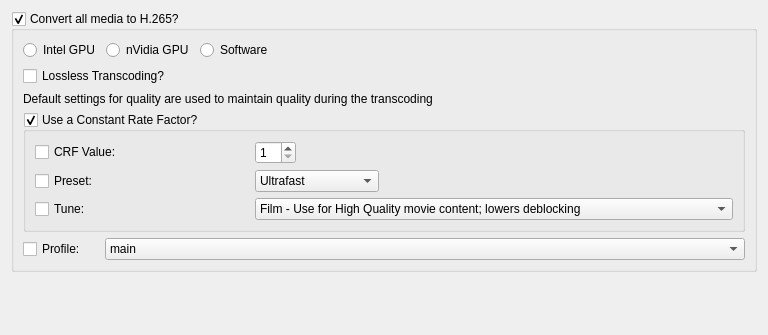
<?xml version="1.0" encoding="UTF-8"?>
<ui version="4.0">
 <class>NMediaManager::NPreferences::NUi::CMakeMKVSettings</class>
 <widget class="QWidget" name="NMediaManager::NPreferences::NUi::CMakeMKVSettings">
  <property name="geometry">
   <rect>
    <x>0</x>
    <y>0</y>
    <width>768</width>
    <height>335</height>
   </rect>
  </property>
  <property name="windowTitle">
   <string>Form</string>
  </property>
  <layout class="QVBoxLayout" name="verticalLayout">
   <item>
    <widget class="QGroupBox" name="convertToH265">
     <property name="title">
      <string>Convert all media to H.265?</string>
     </property>
     <property name="checkable">
      <bool>true</bool>
     </property>
     <layout class="QGridLayout" name="gridLayout">
      <item row="1" column="0">
       <widget class="QRadioButton" name="intelGPUTranscode">
        <property name="text">
         <string>Intel GPU</string>
        </property>
       </widget>
      </item>
      <item row="1" column="2">
       <widget class="QRadioButton" name="softwareTranscode">
        <property name="text">
         <string>Software</string>
        </property>
       </widget>
      </item>
      <item row="1" column="3">
       <spacer name="horizontalSpacer_2">
        <property name="orientation">
         <enum>Qt::Horizontal</enum>
        </property>
        <property name="sizeHint" stdset="0">
         <size>
          <width>255</width>
          <height>20</height>
         </size>
        </property>
       </spacer>
      </item>
      <item row="3" column="0" colspan="4">
       <widget class="QLabel" name="label_7">
        <property name="text">
         <string>Default settings for quality are used to maintain quality during the transcoding</string>
        </property>
       </widget>
      </item>
      <item row="1" column="1">
       <widget class="QRadioButton" name="nvidiaGPUTranscode">
        <property name="text">
         <string>nVidia GPU</string>
        </property>
       </widget>
      </item>
      <item row="5" column="0" colspan="4">
       <layout class="QHBoxLayout" name="horizontalLayout">
        <item>
         <widget class="QCheckBox" name="useProfile">
          <property name="sizePolicy">
           <sizepolicy hsizetype="Maximum" vsizetype="Fixed">
            <horstretch>0</horstretch>
            <verstretch>0</verstretch>
           </sizepolicy>
          </property>
          <property name="text">
           <string>Profile:</string>
          </property>
         </widget>
        </item>
        <item>
         <widget class="QLabel" name="label_4">
          <property name="sizePolicy">
           <sizepolicy hsizetype="Maximum" vsizetype="Preferred">
            <horstretch>0</horstretch>
            <verstretch>0</verstretch>
           </sizepolicy>
          </property>
          <property name="text">
           <string/>
          </property>
         </widget>
        </item>
        <item>
         <widget class="QComboBox" name="profile">
          <item>
           <property name="text">
            <string>main</string>
           </property>
          </item>
          <item>
           <property name="text">
            <string>main-intra</string>
           </property>
          </item>
          <item>
           <property name="text">
            <string>mainstillpicture</string>
           </property>
          </item>
          <item>
           <property name="text">
            <string>main444-8</string>
           </property>
          </item>
          <item>
           <property name="text">
            <string>main444-intra</string>
           </property>
          </item>
          <item>
           <property name="text">
            <string>main444-stillpicture</string>
           </property>
          </item>
          <item>
           <property name="text">
            <string>main10</string>
           </property>
          </item>
          <item>
           <property name="text">
            <string>main10-intra</string>
           </property>
          </item>
          <item>
           <property name="text">
            <string>main422-10</string>
           </property>
          </item>
          <item>
           <property name="text">
            <string>main422-10-intra</string>
           </property>
          </item>
          <item>
           <property name="text">
            <string>main444-10</string>
           </property>
          </item>
          <item>
           <property name="text">
            <string>main444-10-intra</string>
           </property>
          </item>
          <item>
           <property name="text">
            <string>main12</string>
           </property>
          </item>
          <item>
           <property name="text">
            <string>main12-intra</string>
           </property>
          </item>
          <item>
           <property name="text">
            <string>main422-12</string>
           </property>
          </item>
          <item>
           <property name="text">
            <string>main422-12-intra</string>
           </property>
          </item>
          <item>
           <property name="text">
            <string>main444-12</string>
           </property>
          </item>
          <item>
           <property name="text">
            <string>main444-12-intra</string>
           </property>
          </item>
         </widget>
        </item>
       </layout>
      </item>
      <item row="4" column="0" colspan="4">
       <widget class="QGroupBox" name="useCRF">
        <property name="title">
         <string>Use a Constant Rate Factor?</string>
        </property>
        <property name="checkable">
         <bool>true</bool>
        </property>
        <layout class="QGridLayout" name="gridLayout_2">
         <item row="2" column="1">
          <widget class="QComboBox" name="tune">
           <property name="sizePolicy">
            <sizepolicy hsizetype="Maximum" vsizetype="Fixed">
             <horstretch>0</horstretch>
             <verstretch>0</verstretch>
            </sizepolicy>
           </property>
           <item>
            <property name="text">
             <string>Film - Use for High Quality movie content; lowers deblocking</string>
            </property>
           </item>
           <item>
            <property name="text">
             <string>Animation - Good for Cartoons; uses higher deblocking and more reference frames</string>
            </property>
           </item>
           <item>
            <property name="text">
             <string>Grain - Preserves the grain structure in old, grainy fim material</string>
            </property>
           </item>
           <item>
            <property name="text">
             <string>Still Image - Good for slideshow-like content</string>
            </property>
           </item>
           <item>
            <property name="text">
             <string>Fast Decode - Allows faster decoding by disabling certain filters</string>
            </property>
           </item>
           <item>
            <property name="text">
             <string>Zero Latency - Good for fast encoding and low-latency streaming</string>
            </property>
           </item>
          </widget>
         </item>
         <item row="1" column="1">
          <widget class="QComboBox" name="preset">
           <property name="sizePolicy">
            <sizepolicy hsizetype="Maximum" vsizetype="Fixed">
             <horstretch>0</horstretch>
             <verstretch>0</verstretch>
            </sizepolicy>
           </property>
           <item>
            <property name="text">
             <string>Ultrafast</string>
            </property>
           </item>
           <item>
            <property name="text">
             <string>Superfast</string>
            </property>
           </item>
           <item>
            <property name="text">
             <string>Very Fast</string>
            </property>
           </item>
           <item>
            <property name="text">
             <string>Faster</string>
            </property>
           </item>
           <item>
            <property name="text">
             <string>Fast</string>
            </property>
           </item>
           <item>
            <property name="text">
             <string>Medium - Default</string>
            </property>
           </item>
           <item>
            <property name="text">
             <string>Slow</string>
            </property>
           </item>
           <item>
            <property name="text">
             <string>Slower</string>
            </property>
           </item>
           <item>
            <property name="text">
             <string>Very Slow</string>
            </property>
           </item>
          </widget>
         </item>
         <item row="0" column="1">
          <widget class="QSpinBox" name="explicitCRF">
           <property name="sizePolicy">
            <sizepolicy hsizetype="Maximum" vsizetype="Fixed">
             <horstretch>0</horstretch>
             <verstretch>0</verstretch>
            </sizepolicy>
           </property>
           <property name="minimum">
            <number>1</number>
           </property>
           <property name="maximum">
            <number>51</number>
           </property>
           <property name="value">
            <number>1</number>
           </property>
          </widget>
         </item>
         <item row="2" column="0">
          <widget class="QCheckBox" name="useTune">
           <property name="text">
            <string>Tune:</string>
           </property>
          </widget>
         </item>
         <item row="1" column="0">
          <widget class="QCheckBox" name="usePreset">
           <property name="text">
            <string>Preset:</string>
           </property>
          </widget>
         </item>
         <item row="0" column="0">
          <widget class="QCheckBox" name="useExplicitCRF">
           <property name="text">
            <string>CRF Value:</string>
           </property>
          </widget>
         </item>
        </layout>
       </widget>
      </item>
      <item row="2" column="0" colspan="4">
       <widget class="QCheckBox" name="losslessTranscoding">
        <property name="text">
         <string>Lossless Transcoding?</string>
        </property>
       </widget>
      </item>
     </layout>
    </widget>
   </item>
   <item>
    <spacer name="verticalSpacer_7">
     <property name="orientation">
      <enum>Qt::Vertical</enum>
     </property>
     <property name="sizeHint" stdset="0">
      <size>
       <width>20</width>
       <height>231</height>
      </size>
     </property>
    </spacer>
   </item>
  </layout>
 </widget>
 <tabstops>
  <tabstop>convertToH265</tabstop>
  <tabstop>useCRF</tabstop>
  <tabstop>useExplicitCRF</tabstop>
  <tabstop>explicitCRF</tabstop>
  <tabstop>usePreset</tabstop>
  <tabstop>preset</tabstop>
  <tabstop>useTune</tabstop>
  <tabstop>tune</tabstop>
  <tabstop>useProfile</tabstop>
  <tabstop>profile</tabstop>
 </tabstops>
 <resources/>
 <connections/>
</ui>
